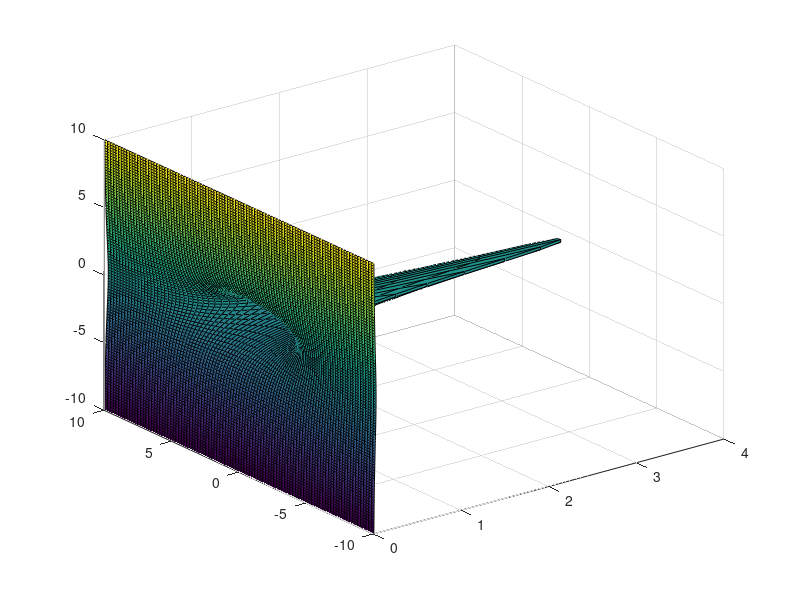

Recreate this plot in MATLAB.
F = @(x, y) 4 ./ ((x-1).^2 + 4.*y.^2 + 1);
f = @(x, y) [-4 * 2.*(x-1) / ((x-1).^2 + 4.*y.^2 + 1).^2,
             -4 * 8.*y / ((x-1).^2 + 4.*y.^2 + 1).^2];
J = @(x, y) [32.*(x-1).^2/((x-1).^2 + 4.*y.^2 + 1).^3 - 8/((x-1).^2 + 4.*y.^2 + 1).^2, 128.*(x-1).*y/((x-1).^2 + 4.*y.^2 + 1).^3;
    128.*(x-1).*y/((x-1).^2 + 4.*y.^2 + 1).^3, 512.*y.^2/((x-1).^2 + 4.*y.^2 + 1).^3 - 32/((x-1).^2 + 4.*y.^2 + 1).^2];

% Graf
u = linspace(-10, 10, 100);
v = linspace(-10, 10, 100);
[U, V] = meshgrid(u,v);
surf(F(U,V), U, V);

% Newton-Rhapson
x(1) = 0.7;
y(1) = 0.2;
k = 1;
kmax = 1000;
err = 1;

while err > 10^-5 && k < kmax
    A = J(x(k), y(k));
    s = linsolve(A, -f(x(k), y(k)));
    x(k+1) = s(1) + x(k);
    y(k+1) = s(2) + y(k);
    z = [x(k) y(k)]';
    zprime = [x(k+1) y(k+1)]';
    err = norm(z-zprime);
    k = k + 1;
end





